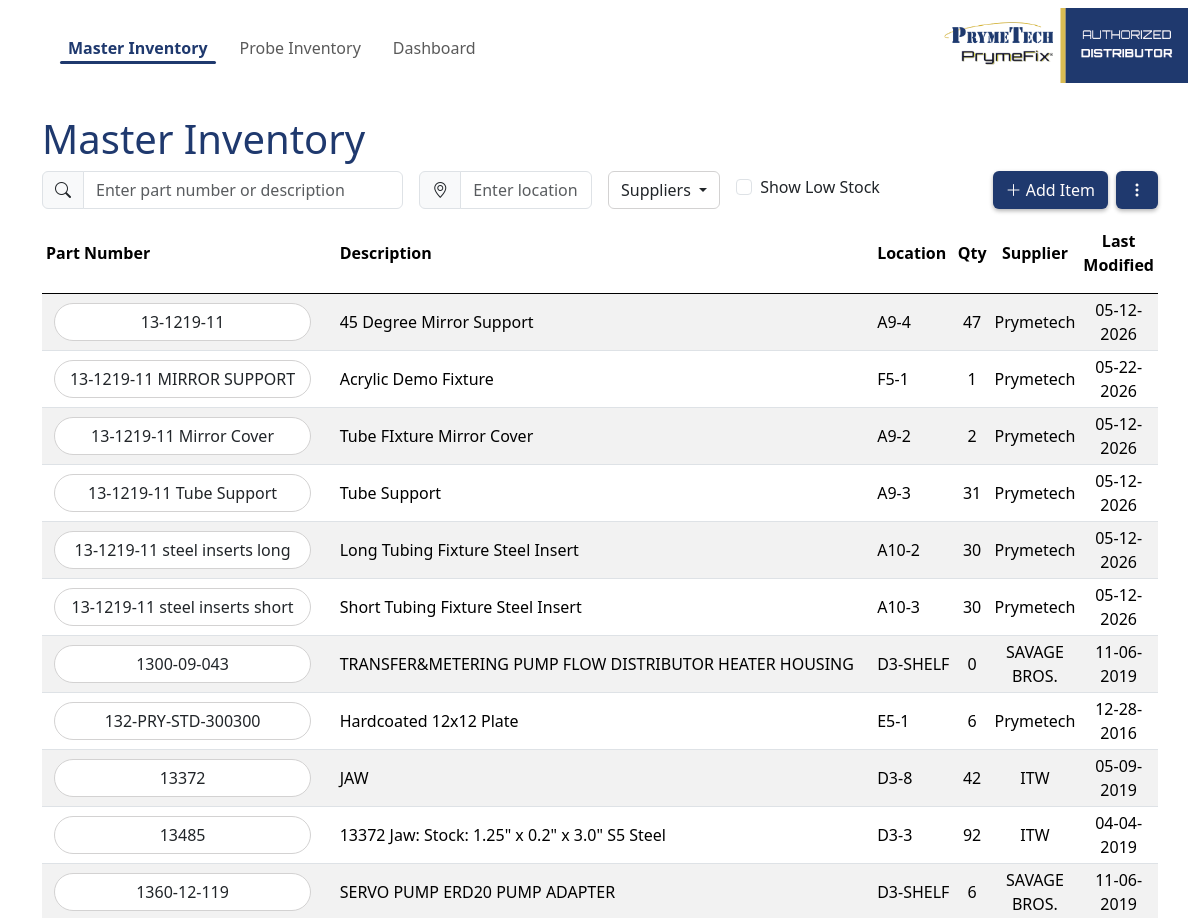
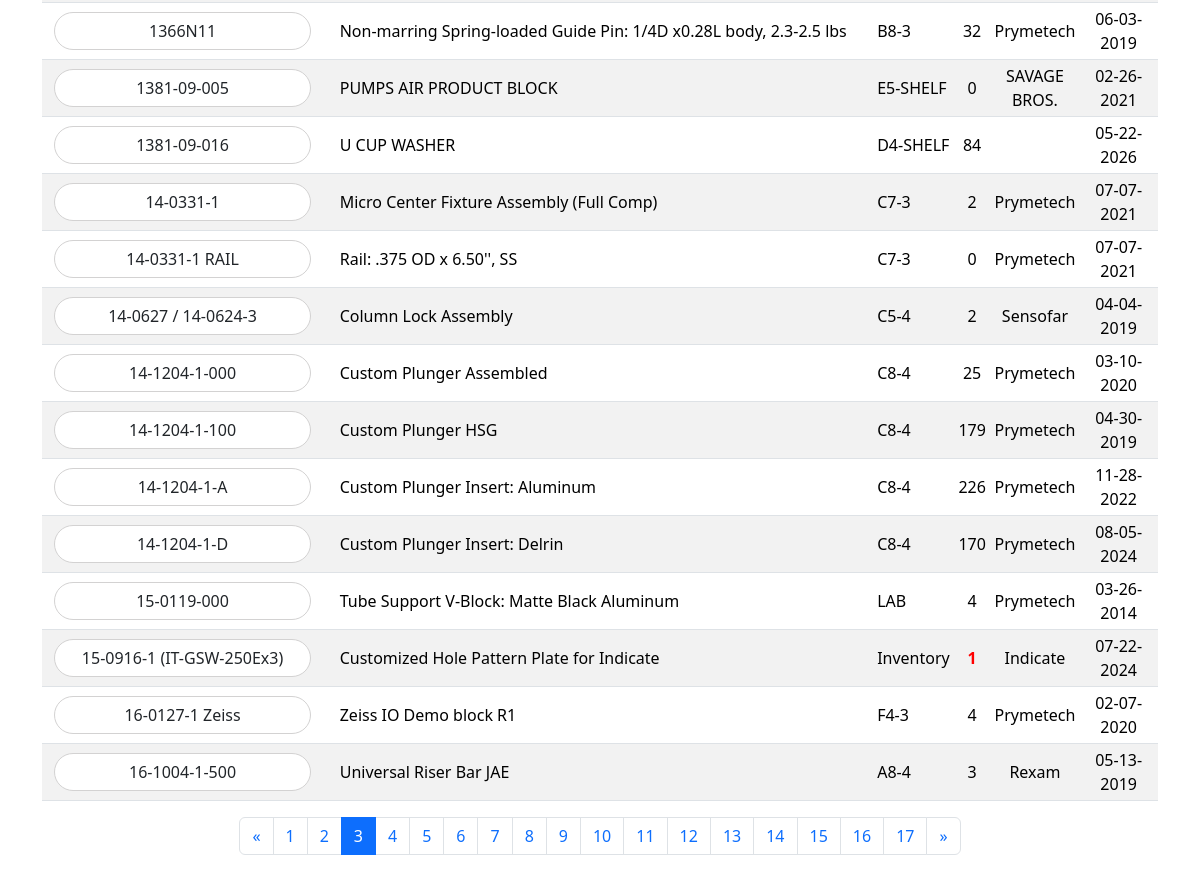
The app's page /?page=3&search=&location=&customer=&low_stock=, older data (2 pictures, top to bottom).
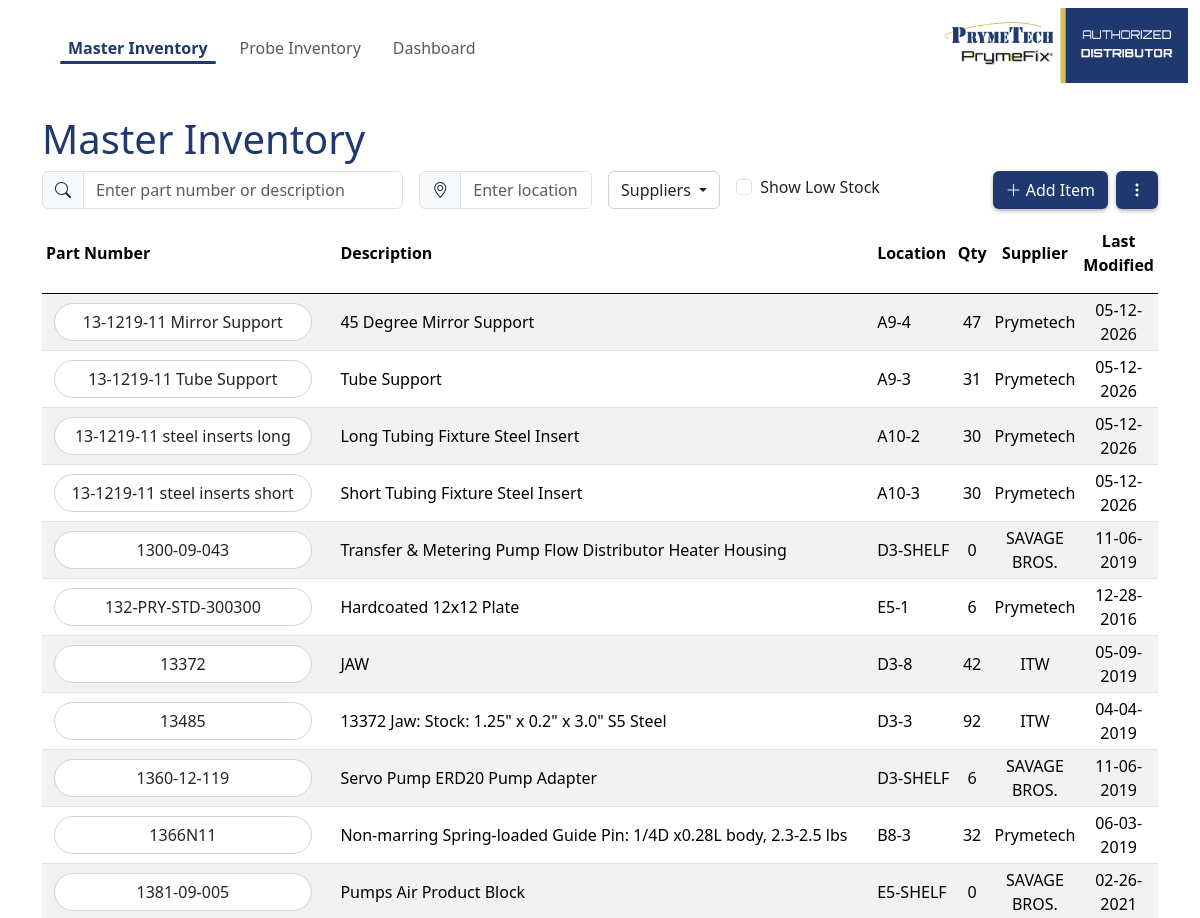
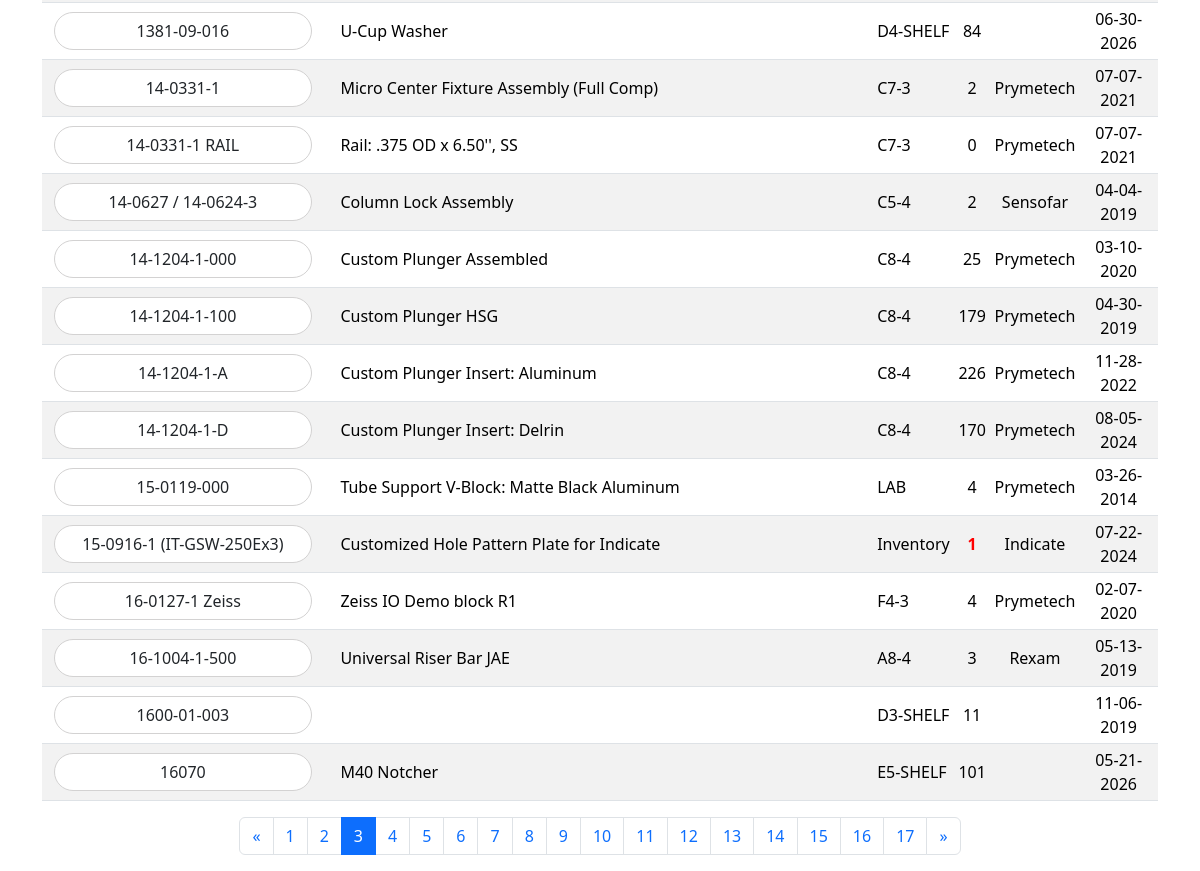
The same page, newer data (2 pictures, top to bottom).
### tables this page shows
CREATE TABLE inventory (
  id INTEGER PRIMARY KEY AUTOINCREMENT,
  part_number TEXT NOT NULL UNIQUE,
  description TEXT,
  location TEXT,
  quantity INTEGER NOT NULL DEFAULT 0,
  min_quantity INTEGER NOT NULL DEFAULT 0,
  customer TEXT,
  last_modify_date TEXT NOT NULL
);

### app.py (the view)
@app.route("/")
def inventory_list():
    page = int(request.args.get("page", 1))
    per_page = 25
    low_stock = request.args.get("low_stock") == "1"
    location = request.args.get("location")
    customer = request.args.get("customer")
    search = request.args.get("search")
    conn = get_conn()
    rows = import_inventory.inventory_query(
        conn,
        low_stock=low_stock,
        location=location,
        customer=customer,
        search=search,
    )
    customer_rows = conn.execute("""
        SELECT DISTINCT customer
        FROM inventory
        WHERE customer IS NOT NULL
        AND customer != ''
        ORDER BY customer
    """).fetchall()
    customers = [row["customer"] for row in customer_rows]
    total = len(rows)
    pages = max((total + per_page - 1) // per_page, 1)
    page = min(max(page, 1), pages)
    page_rows = rows[(page - 1) * per_page : page * per_page]
    return render_template(
        "inventory_list.html",
        items=[serialize_row(row) for row in page_rows],
        customers=customers,
        page=page,
        pages=pages,
        total=total,
        low_stock=low_stock,
        location=location or "",
        customer=customer or "",
        search=search or "",
    )

### app.py (called while the page is built)
def get_conn():
    return import_inventory.get_db_connection(DB_PATH)

def serialize_row(row):
    return {key: row[key] for key in row.keys()}

### import_inventory.py (called while the page is built)
def get_db_connection(db_path=DB_PATH):
    conn = sqlite3.connect(db_path, isolation_level=None, detect_types=sqlite3.PARSE_DECLTYPES)
    conn.row_factory = sqlite3.Row
    conn.execute("PRAGMA foreign_keys = ON")
    ensure_schema(conn)
    return conn

def ensure_schema(conn):
    if not os.path.exists(SCHEMA_FILE):
        return
    with open(SCHEMA_FILE, "r", encoding="utf-8") as fp:
        conn.executescript(fp.read())

def inventory_query(conn, low_stock=False, location=None, customer=None, search=None):
    query = "SELECT * FROM inventory"
    clauses = []
    params = []
    if low_stock:
        clauses.append("quantity <= min_quantity AND min_quantity > 0")
    if location:
        clauses.append("location LIKE ?")
        params.append(f"%{location.strip()}%")
    if customer:
        clauses.append("LOWER(customer) LIKE LOWER(?)")
        params.append(f"%{customer.strip()}%")
    if search:
        clauses.append("""
            (LOWER(part_number) LIKE LOWER(?)
            OR LOWER(description) LIKE LOWER(?))
        """)
        params.extend([f"%{search.strip()}%", f"%{search.strip()}%"])
    if clauses:
        query += " WHERE " + " AND ".join(clauses)
    query += " ORDER BY part_number ASC"
    return conn.execute(query, params).fetchall()

### templates/inventory_list.html (shortened to what this page needs)
{% extends 'layout.html' %}
{% from '_inventory_macros.html' import search_form %}
{% block content %}
  <h1 style="color: #1f396e;">Master Inventory</h1>
  {{ search_form('inventory_list', customers, search, customer, low_stock, location, 'addInventoryItemModal') }}
  <div class="table-responsive">
    <table class="table table-sm table-striped">
      <thead>
        <tr>
          <th style="width: 300px;">Part Number</th>
          <th style="width: 550px;" >Description</th>
          <th>Location</th>
          <th style="text-align: center;">Qty</th>
          <th style="text-align: center;">Supplier</th>
          <th style="text-align: center;">Last Modified</th>
        </tr>
      </thead>
      <tbody>
        {% for item in items %}
          <tr>
            <td><a class="btn ms-2 part-btn" href="{{ url_for('item_detail', item_id=item.id) }}">{{ item.part_number }}</a></td>
            <td>{{ item.description or '' }}</td>
            <td>{{ item.location or '' }}</td>
            {% if item.quantity <= item.min_quantity and item.min_quantity > 0 %}
              <td style="text-align: center; color: red; font-weight: 700;">{{ item.quantity }}</td>
            {% else %}
              <td style="text-align: center;">{{ item.quantity }}</td>
            {% endif %}
            <td style="text-align: center;">{{ item.customer or '' }}</td>
            <td style="text-align: center;">{{ item.last_modify_date }}</td>
          </tr>
        {% endfor %}
      </tbody>
    </table>
  </div>
  <div class="d-flex justify-content-center">
  <nav aria-label="Page navigation">
    <ul class="pagination">
      <li class="page-item {% if page == 1 %}disabled{% endif %}">
        <a class="page-link" href="?page={{ page - 1 }}&search={{ search }}&location={{ location }}&customer={{ customer }}&low_stock={{ '1' if low_stock else '' }}" aria-label="Previous">
          <span aria-hidden="true">&laquo;</span>
        </a>
      </li>
      {% for p in range(1, pages + 1) %}
        <li class="page-item {% if p == page %}active{% endif %}">
          <a class="page-link" href="?page={{ p }}&search={{ search }}&location={{ location }}&customer={{ customer }}&low_stock={{ '1' if low_stock else '' }}">{{ p }}</a>
        </li>
      {% endfor %}
      <li class="page-item {% if page == pages %}disabled{% endif %}">
        <a class="page-link" href="?page={{ page + 1 }}&search={{ search }}&location={{ location }}&customer={{ customer }}&low_stock={{ '1' if low_stock else '' }}" aria-label="Next">
          <span aria-hidden="true">&raquo;</span>
        </a>
        </li>
    </ul>
  </nav>
  </div>
{% endblock %}

### templates/layout.html (shortened to what this page needs)
<!doctype html>
<html lang="en">
  <head>
    <link rel="stylesheet" href="https://cdn.jsdelivr.net/npm/bootstrap@5.3.2/dist/css/bootstrap.min.css">
    <link rel="stylesheet" href="https://cdn.jsdelivr.net/npm/bootstrap-icons@1.11.0/font/bootstrap-icons.css">
  </head>
  <body>
    <nav class="navbar navbar-expand-lg navbar-light mb-4">
      <div class="container-fluid">
        <div class="collapse navbar-collapse" id="navbarNav">
          <ul class="navbar-nav ms-5 mb-2 mb-lg-0">
            <li class="nav-item">
              <a class="nav-link{% if request.path.endswith('/') %} active{% endif %}" href="{{ url_for('inventory_list') }}">Master Inventory</a>
            </li>
            <li class="nav-item">
              <a class="nav-link{% if request.path.startswith('/probe-inventory') %} active{% endif %}" href="{{ url_for('probe_inventory_list') }}">Probe Inventory</a>
            </li>
            <li class="nav-item">
              <a class="nav-link{% if request.path.startswith('/dashboard') %} active{% endif %}" href="{{ url_for('dashboard') }}">Dashboard</a>
            </li>
          </ul>
        </div>
          <img src="{{ url_for('static', filename='ptech-logo.webp') }}" alt="PrymeTech Logo" class="img-fluid" style="max-height: 75px;">
      </div>
    </nav>
    <div class="container">
      {% block content %}{% endblock %}
    </div>
  </body>
</html>

### templates/_inventory_macros.html (shortened to what this page needs)
{% macro search_form(list_route, customers, search, customer, low_stock, location, add_modal_id) %}
<form class="row g-3 mb-3" method="get">
  <div class="col-md-4">
    <div class="input-group">
        <span class="input-group-text">
        <i class="bi bi-search"></i>
        </span>
        <input type="text" name="search" class="form-control"
            placeholder="Enter part number or description"
            value="{{ search }}">
    </div>
  </div>
  <div class="col-md-2">
    <div class="input-group">
        <span class="input-group-text">
        <i class="bi bi-geo-alt"></i>
        </span>
        <input type="text" name="location" class="form-control"
            placeholder="Enter location"
            value="{{ location }}">
    </div>
  </div>
  <div class="dropdown col-auto">
    <button class="btn supplier-btn dropdown-toggle"
            type="button"
            id="dropdownMenuButton"
            data-bs-toggle="dropdown"
            aria-expanded="false">
      {{ customer if customer else 'Suppliers' }}
    </button>
  </div>
  <div class="col-auto">
    <div class="form-check mt-1">
      <input class="form-check-input" type="checkbox"
             style="accent-color: red;"
             id="low_stock" name="low_stock" value="1"
             onchange="this.form.submit()">
      <label class="form-check-label" for="low_stock">Show Low Stock</label>
    </div>
  </div>
  <div class="col-auto ms-auto d-flex align-items-center gap-2">
    <button
      class="btn export-add-btn"
      type="button"
      data-bs-toggle="modal"
      data-bs-target="#{{ add_modal_id }}">
      <i class="bi bi-plus-lg"></i>
      Add Item
    </button>
    <div class="dropdown">
      <button class="btn export-add-btn"
              type="button"
              data-bs-toggle="dropdown"
              aria-expanded="false"
              title="More options">
        <i class="bi bi-three-dots-vertical"></i>
      </button>
    </div>
  </div>
</form>
{% endmacro %}

### templates/layout.html (style rules this page uses)
.navbar-nav { gap: 1rem; }
.navbar-nav .nav-link { position: relative; padding-bottom: 0.25rem; }
.navbar-nav .nav-link.active { font-weight: 700; color: #1f396e; }
.navbar-nav .nav-link.active::after { content: ""; position: absolute; left: 0; right: 0; bottom: 0; height: 3px; background-color: currentColor; border-radius: 2px; }

### templates/inventory_list.html (style rules this page uses)
.part-btn { background-color: white; border-radius: 1.25rem; border: 1px solid #d3d2d2; width: 90%; }
.table td, .table th { vertical-align: middle !important; }
thead th { padding-bottom: 1rem !important; border-bottom: .5px solid black !important; }
.table-striped tbody tr:nth-child(odd) { background-color: #f2f2f2; }
.table-striped tbody tr:nth-child(even) { background-color: white; }

### templates/_inventory_macros.html (style rules this page uses)
.supplier-btn { background-color: white; border: 1px solid #d3d2d2; }
.export-add-btn { background-color: #1f396e; box-shadow: 0px 2px 4px rgba(0, 0, 0, 0.3); color: rgb(255, 252, 252); }

Row changes from the older to the newer data that the page shows:
removed inventory: part_number "13-1219-11", description "45 Degree Mirror Support", location "A9-4", quantity "47", customer "Prymetech", last_modify_date "05-12-2026"
removed inventory: part_number "13-1219-11 MIRROR SUPPORT", description "Acrylic Demo Fixture", location "F5-1", quantity "1", customer "Prymetech", last_modify_date "05-22-2026"
removed inventory: part_number "13-1219-11 Mirror Cover", description "Tube FIxture Mirror Cover", location "A9-2", quantity "2", customer "Prymetech", last_modify_date "05-12-2026"
removed inventory: part_number "1300-09-043", description "TRANSFER&METERING PUMP FLOW DISTRIBUTOR HEATER HOUSING", location "D3-SHELF", quantity "0", customer "SAVAGE BROS.", last_modify_date "11-06-2019"
removed inventory: part_number "1360-12-119", description "SERVO PUMP ERD20 PUMP ADAPTER", location "D3-SHELF", quantity "6", customer "SAVAGE BROS.", last_modify_date "11-06-2019"
removed inventory: part_number "1381-09-005", description "PUMPS AIR PRODUCT BLOCK", location "E5-SHELF", quantity "0", customer "SAVAGE BROS.", last_modify_date "02-26-2021"
removed inventory: part_number "1381-09-016", description "U CUP WASHER", location "D4-SHELF", quantity "84", last_modify_date "05-22-2026"
added inventory: part_number "13-1219-11 Mirror Support", description "45 Degree Mirror Support", location "A9-4", quantity "47", customer "Prymetech", last_modify_date "05-12-2026"
added inventory: part_number "1300-09-043", description "Transfer & Metering Pump Flow Distributor Heater Housing", location "D3-SHELF", quantity "0", customer "SAVAGE BROS.", last_modify_date "11-06-2019"
added inventory: part_number "1360-12-119", description "Servo Pump ERD20 Pump Adapter", location "D3-SHELF", quantity "6", customer "SAVAGE BROS.", last_modify_date "11-06-2019"
added inventory: part_number "1381-09-005", description "Pumps Air Product Block", location "E5-SHELF", quantity "0", customer "SAVAGE BROS.", last_modify_date "02-26-2021"
added inventory: part_number "1381-09-016", description "U-Cup Washer", location "D4-SHELF", quantity "84", last_modify_date "06-30-2026"
added inventory: part_number "1600-01-003", location "D3-SHELF", quantity "11", last_modify_date "11-06-2019"
added inventory: part_number "16070", description "M40 Notcher", location "E5-SHELF", quantity "101", last_modify_date "05-21-2026"
